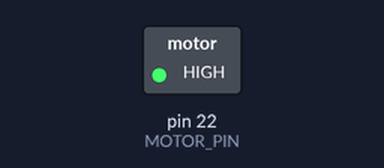
Bench run of a sketch on a simulated Arduino Mega 2560, built with avr-gcc and run on an emulated ATmega2560. Parts: switched loads named in the sketch (green lamp = pin HIGH). Dashed ring = blinking. What the sketch prints to the serial monitor is not drawn.

Above: at 0.5 s.
Timing chart, 0 to 4.6 s (numbered marks = the images above):
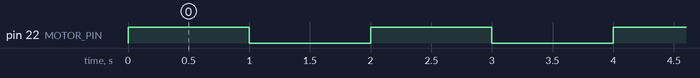

Measured:
- by itself, pin 22 (MOTOR_PIN): alternates HIGH for 1.0 s and LOW for 1.0 s

The sketch:

Task1.ino
```cpp
/*BEE,Task 1 : Active the vibrating motor  */

/*Library*/
#include <Arduino.h>

/*GPIO*/
//Vibrating motor pin
#define MOTOR_PIN 22

/* ************************************************************************/
/* ***************************** SETUP FUNCTION ***************************/
/* ************************************************************************/
void setup()
{
 //Serial monitor communication
 Serial.begin(9600);
 Serial.println("Bee scenario : Task 1");

 //Define the vibrating motor as a output
 pinMode(MOTOR_PIN, OUTPUT);
 //Turn off the vibrating motor
 digitalWrite(MOTOR_PIN, LOW);
}

/* ************************************************************************/
/* ***************************** LOOP FUNCTION ****************************/
/* ************************************************************************/
void loop()
{
  //Turn on the vibrating motor
  digitalWrite(MOTOR_PIN,HIGH);
  delay(1000);
  //Turn off the vibrating motor
  digitalWrite(MOTOR_PIN, LOW);
  delay(1000);
}
```
